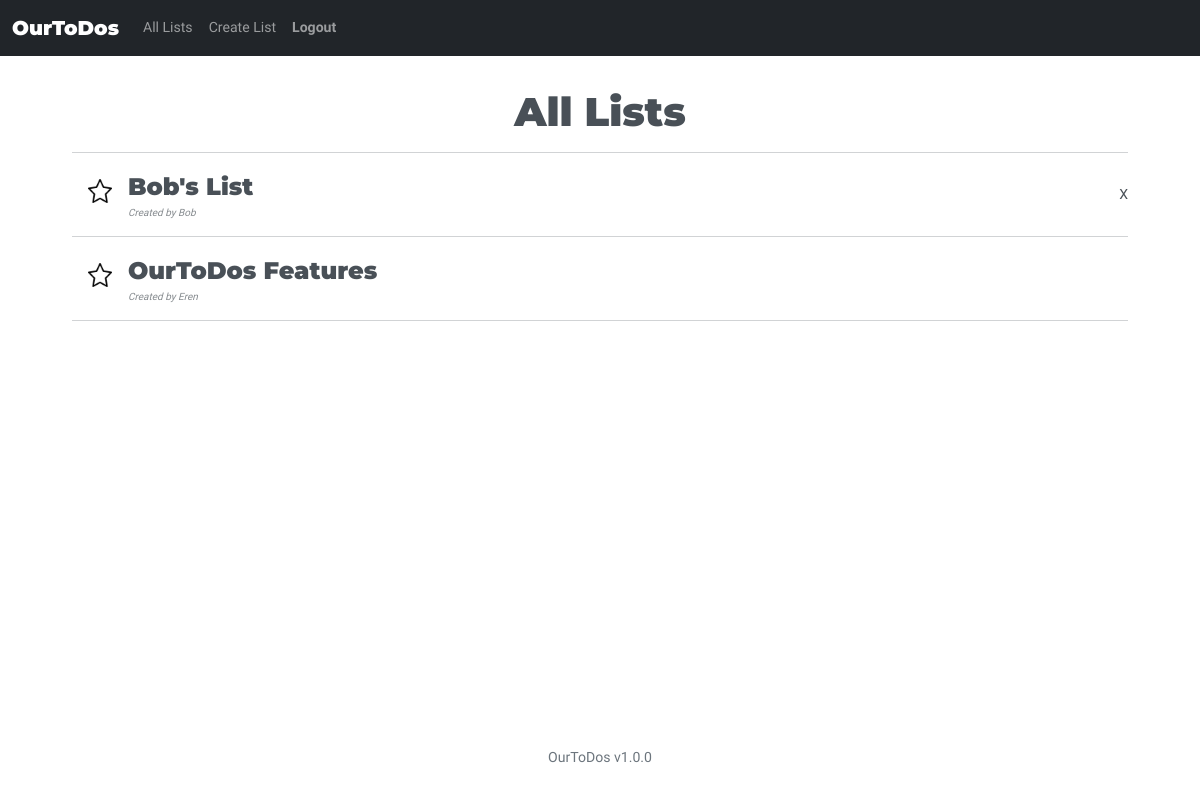
Page / (signed in) on the committed database.
### ourtodos/models.py (models this page shows, shortened)
class List(models.Model):
    title = models.CharField(max_length=120, default="Untitled List")
    owner = models.ForeignKey(User, on_delete=models.CASCADE, related_name="owner")

class User(AbstractUser):
    pass

### ourtodos/views.py (the view)
# urls.py: path("", views.index, name="index"),
def index(request):
    if request.user.is_authenticated:
        user = request.user
        if Pin.objects.filter(user=user).exists():
            pinnedlist = Pin.objects.get(user=user).pinnedlist.id
            list = List.objects.get(id=pinnedlist)
            return render(request, "ourtodos/index.html", {
                "list": pinnedlist,
                "title": list
            })
        else:
            subscribedlists = Subscribed.objects.filter(subscribed=user)
            targetlists = []
            for item in subscribedlists:
                targetlists.append(List.objects.get(id=item.masterlist.id))
            return render(request, "ourtodos/index.html", {
                "lists": targetlists
            })
    else:
        return HttpResponseRedirect(reverse("login"))

### ourtodos/templates/ourtodos/index.html (shortened to what this page needs)
{% extends "ourtodos/layout.html" %}
{% block body %}
{% if user.is_authenticated %}
    <div style="display: block" class="list-list" id="list-list">
        <h1 style="text-align: center; margin-top: 1rem;">All Lists</h1>
        <hr>
        {% for list in lists %}
        <div class="widget-content p-0" id="list-{{ list.id }}">
            <div class="widget-content-wrapper" >
                <div class="widget-content-left mr-2">
                    <div class="custom-control" style="padding-left:0">
                        {% load static %}
                        <span style="font-size: 1.5rem" id="star-{{ list.id }}" onclick="pinTask('{{ list.id }}')" class="pinnedTask">
                            <img src="{% static 'emptyStar.png' %}" alt="star" class="star"/>
                        </span>
                    </div>
                </div>
                <div class="widget-content-left" onclick="load('{{ list.id }}')">
                    <div id="taskitem-{{ list.id }}" class="widget-heading">{{ list.title }}</div>
                    <div class="widget-subheading"><i>Created by {{ list.owner}}</i></div>
                </div>
                {% if user == list.owner %}
                <div class="widget-content-right">
                    <div>
                        <div onclick="delList('{{ list.id }}')" id="delete" style="float:right">X</div>
                    </div>
                </div>
                {% endif %}
            </div>
        </div>
    <hr id="{{ list.id }}-bothr">
    {% endfor %}
    </div>
{% endif %}
{% endblock %}

### ourtodos/static/ourtodos/styles.css (style rules this page uses)
h1 { text-align: center; margin-top: 2rem; font-family: 'Montserrat', sans-serif; font-weight: 900; }
h2, h3, h4, h5, h6, { font-family: 'Montserrat', sans-serif; font-weight: 900; }
body { margin: 0; font-family: 'Work Sans', sans-serif; font-weight: 300; font-size: 0.88rem; font-weight: 400; line-height: 1.5; color: #495057; text-align: left; height: 100%; }
i { font-style: italic; }
.widget-subheading { color: #858a8e; font-size: 10px; }
.widget-content { padding: 1rem; flex-direction: row; align-items: center; }
.widget-content .widget-content-wrapper { display: flex; flex: 1; position: relative; align-items: center; }
.widget-content .widget-content-right { margin-left: auto; }
.list-list { margin: 6vw; margin-top: 2rem; }
.widget-content-left { margin-left: 1rem; flex-direction: column; display: flex; flex-wrap: wrap; justify-content: flex-start; }
@media (min-width:320px) { .star { width: 5vw; vertical-align: baseline; } }
@media (min-width:320px) { .widget-heading { font-family: 'Montserrat', sans-serif; font-weight: 900; font-size: 6.5vw; } }
@media (min-width:1025px) { .star { width: 2vw; vertical-align: baseline; } }
@media (min-width:1025px) { .widget-heading { font-family: 'Montserrat', sans-serif; font-weight: 900; font-size: 2vw; } }
html { height: 100%; }

### rows in the picture
List: title "Bob's List", owner "Bob"
List: title "OurToDos Features", owner "Eren"
